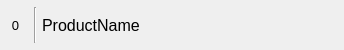
<?xml version="1.0" encoding="UTF-8"?>
<ui version="4.0">
 <class>Item</class>
 <widget class="QWidget" name="Item">
  <property name="geometry">
   <rect>
    <x>0</x>
    <y>0</y>
    <width>344</width>
    <height>50</height>
   </rect>
  </property>
  <property name="minimumSize">
   <size>
    <width>0</width>
    <height>50</height>
   </size>
  </property>
  <property name="maximumSize">
   <size>
    <width>16777215</width>
    <height>50</height>
   </size>
  </property>
  <property name="windowTitle">
   <string>Form</string>
  </property>
  <layout class="QHBoxLayout" name="horizontalLayout">
   <property name="spacing">
    <number>0</number>
   </property>
   <property name="leftMargin">
    <number>0</number>
   </property>
   <property name="topMargin">
    <number>0</number>
   </property>
   <property name="rightMargin">
    <number>0</number>
   </property>
   <property name="bottomMargin">
    <number>0</number>
   </property>
   <item>
    <widget class="QWidget" name="Holder" native="true">
     <property name="styleSheet">
      <string notr="true"/>
     </property>
     <layout class="QHBoxLayout" name="horizontalLayout_2">
      <property name="spacing">
       <number>6</number>
      </property>
      <property name="leftMargin">
       <number>3</number>
      </property>
      <property name="topMargin">
       <number>0</number>
      </property>
      <property name="rightMargin">
       <number>9</number>
      </property>
      <property name="bottomMargin">
       <number>0</number>
      </property>
      <item>
       <widget class="QLabel" name="Number">
        <property name="minimumSize">
         <size>
          <width>25</width>
          <height>0</height>
         </size>
        </property>
        <property name="maximumSize">
         <size>
          <width>25</width>
          <height>16777215</height>
         </size>
        </property>
        <property name="font">
         <font>
          <pointsize>10</pointsize>
         </font>
        </property>
        <property name="styleSheet">
         <string notr="true">background: transparent;</string>
        </property>
        <property name="text">
         <string>0</string>
        </property>
        <property name="alignment">
         <set>Qt::AlignCenter</set>
        </property>
       </widget>
      </item>
      <item>
       <widget class="Line" name="line">
        <property name="maximumSize">
         <size>
          <width>2</width>
          <height>36</height>
         </size>
        </property>
        <property name="styleSheet">
         <string notr="true"/>
        </property>
        <property name="orientation">
         <enum>Qt::Vertical</enum>
        </property>
       </widget>
      </item>
      <item>
       <widget class="QWidget" name="ListNameHolder" native="true">
        <property name="styleSheet">
         <string notr="true">background: transparent;</string>
        </property>
        <layout class="QGridLayout" name="gridLayout">
         <property name="leftMargin">
          <number>0</number>
         </property>
         <property name="topMargin">
          <number>0</number>
         </property>
         <property name="rightMargin">
          <number>0</number>
         </property>
         <property name="bottomMargin">
          <number>0</number>
         </property>
         <item row="0" column="0">
          <widget class="QLabel" name="ListName">
           <property name="minimumSize">
            <size>
             <width>200</width>
             <height>0</height>
            </size>
           </property>
           <property name="font">
            <font>
             <pointsize>12</pointsize>
            </font>
           </property>
           <property name="styleSheet">
            <string notr="true">background: transparent;</string>
           </property>
           <property name="text">
            <string>ProductName</string>
           </property>
          </widget>
         </item>
        </layout>
       </widget>
      </item>
     </layout>
    </widget>
   </item>
  </layout>
 </widget>
 <resources/>
 <connections/>
</ui>
